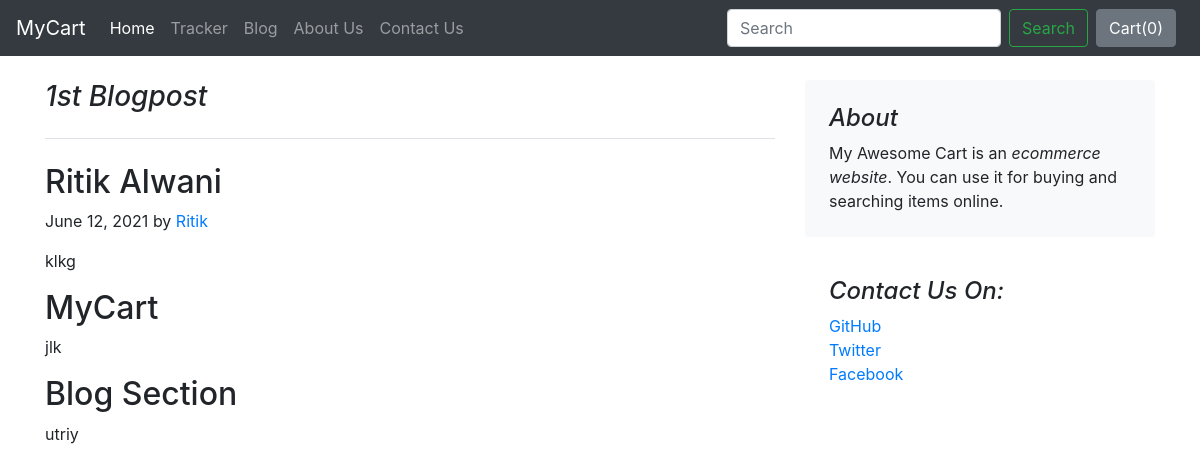
The page /blog/blogpost/1 on the database its author committed.
### blog/models.py (models this page shows)
class Blogpost(models.Model):
    post_id=models.AutoField(primary_key=True)
    title=models.CharField(max_length=50)
    head0=models.CharField(max_length=500,default="")
    chead0=models.CharField(max_length=5000,default="")
    head1=models.CharField(max_length=500,default="")
    chead1=models.CharField(max_length=5000,default="")
    head2=models.CharField(max_length=500,default="")
    chead2=models.CharField(max_length=5000,default="")
    pub_date=models.DateField()
    thumbnail=models.ImageField(upload_to='shop/images',default="")

### blog/views.py (the view)
# urls.py: path('blogpost/<int:id>', views.blogpost, name="BlogPost"),
def blogpost(request,id):
    blog = Blogpost.objects.filter(post_id=id)[0]
    return render(request,'blog/blogpost.html',{'blog':blog})

### blog/templates/blog/blogpost.html (shortened to what this page needs)
{%extends 'blog/basic.html'%}
{%block body%}
<div class="container">
    <div class="row mt-4">
        <div class="col-md-8 blog-main">
            <h3 class="pb-4 mb-4 font-italic border-bottom">
                {{blog.title}}
            </h3>
            <div class="blog-post">
                <h2 class="blog-post-title">{{blog.head0}}</h2>
                <p class="blog-post-meta">{{blog.pub_date}} by <a href="#">Ritik</a></p>
                <p>{{blog.chead0}}</p>
                <h2>{{blog.head1}}</h2>
                <p> {{blog.chead1}}</p>
                <h2>{{blog.head2}}</h2>
                <p>{{blog.chead2}}</p>
            </div>
        </div>
        <aside class="col-md-4 blog-sidebar">
            <div class="p-4 mb-3 bg-light rounded">
                <h4 class="font-italic">About</h4>
                <p class="mb-0">My Awesome Cart is an <em>ecommerce website</em>. You can use it for buying and searching items online. </p>
            </div>
            <div class="p-4">
                <h4 class="font-italic">Contact Us On: </h4>
                <ol class="list-unstyled">
                    <li><a href="#">GitHub</a></li>
                    <li><a href="#">Twitter</a></li>
                    <li><a href="#">Facebook</a></li>
                </ol>
            </div>
        </aside>
    </div>
</div>
{%endblock%}

### rows shown on the page
Blogpost: title "1st Blogpost", head0 "Ritik Alwani", pub_date "June 12, 2021", chead0 "klkg", head1 "MyCart", chead1 "jlk", head2 "Blog Section", chead2 "utriy"
